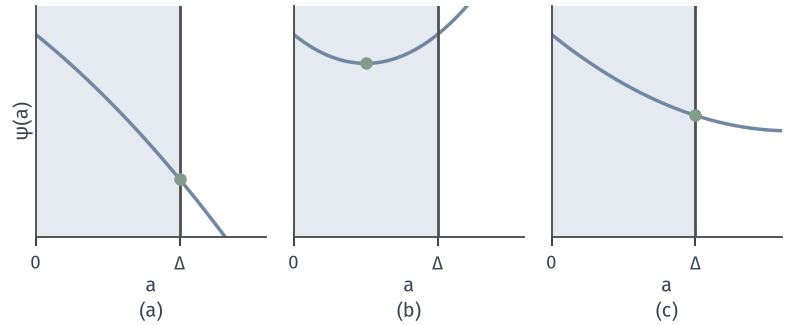

The Python source for this figure:
from pathlib import Path
import sys
sys.path.insert(0, str(Path(__file__).resolve().parents[1]/"tr-common"))
from tr_core import *
HERE = Path(__file__).resolve().parent
# 沿 -g 的模型值 psi(a)=-a||g||+kappa a^2/2 的三种情形（||g||=2，Delta=2）。
fig, axs = figure(width_mm=112, height_mm=46, ncols=3)
n = 2.; D = 2.; data = [(-.5, D), (2., 1.), (.6, D)]
for ax, (k, a0) in zip(axs, data):
    a = np.linspace(0, 3.2, 300); psi = -a*n + .5*k*a*a
    ax.axvspan(0, D, facecolor=BLUE_FILL, edgecolor='none', zorder=0)
    ax.plot(a, psi, color=BLUE, lw=1.4); ax.axvline(D, color=EDGE, lw=1.1)
    ax.plot([a0], [-a0*n + .5*k*a0*a0], 'o', color=GREEN, ms=5, mew=0, zorder=6)
    ax.set_xlim(0, 3.2); ax.set_ylim(-7, 1); ax.set_xticks([0, 2]); ax.set_xticklabels(['$0$', '$\\Delta$']); ax.set_yticks([]); ax.set_xlabel('$a$', labelpad=1)
axs[0].set_ylabel(r'$\psi(a)$', labelpad=1)
panels(fig, .045, .985, .98, .27, .12); tags(fig, axs)
save(fig, HERE, 'figure', {'psi': '-a||g||+kappa a^2/2', 'kappa': [-.5, 2., .6], 'gnorm': 2, 'radius': 2})
